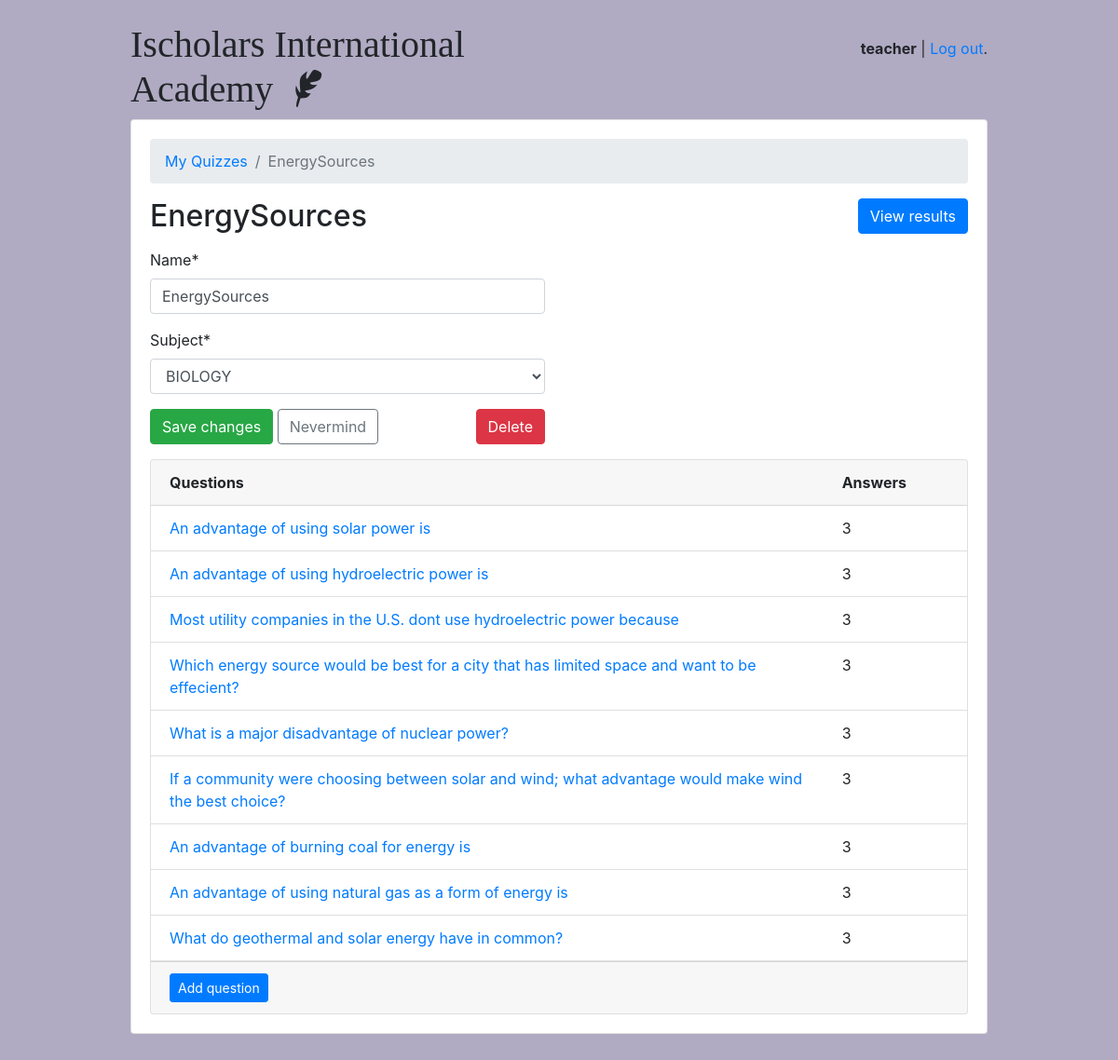
The page /teachers/quiz/2/ (signed in) on the database its author committed.
### classroom/models.py (models this page shows, shortened)
class User(AbstractUser):
    is_student = models.BooleanField(default=False)
    is_teacher = models.BooleanField(default=False)

class Quiz(models.Model):
    owner = models.ForeignKey(User, on_delete=models.CASCADE, related_name='quizzes')
    name = models.CharField(max_length=255)
    subject = models.ForeignKey(Subject, on_delete=models.CASCADE, related_name='quizzes')
    instructions = HTMLField(null = True,blank=True)
    passage = HTMLField(null = True,blank=True)

class Subject(models.Model):
    name = models.CharField(max_length=30)
    color = models.CharField(max_length=7, default='#007bff')
    def __str__(self):
        return self.name

class Question(models.Model):
    quiz = models.ForeignKey(Quiz, on_delete=models.CASCADE, related_name='questions')
    text = HTMLField('Question')
    instructions = HTMLField(null = True,blank=True)
    question_image = models.ImageField(upload_to="questionimages", blank=True)
    passage = HTMLField(null = True,blank=True)

### classroom/views/teachers.py (the view, shortened to what this page needs)
# urls.py: path('quiz/<int:pk>/', teachers.QuizUpdateView.as_view(), name='quiz_change'),
@method_decorator([login_required, teacher_required], name='dispatch')
class QuizUpdateView(UpdateView):
    model = Quiz
    fields = ('name', 'subject', )
    context_object_name = 'quiz'
    template_name = 'classroom/teachers/quiz_change_form.html'
    def get_context_data(self, **kwargs):
        kwargs['questions'] = self.get_object().questions.annotate(answers_count=Count('answers'))
        return super().get_context_data(**kwargs)
    def get_queryset(self):
        return self.request.user.quizzes.all()

### classroom/templates/classroom/teachers/quiz_change_form.html (shortened to what this page needs)
{% extends 'base.html' %}
{% load crispy_forms_tags %}
{% block content %}
  <nav aria-label="breadcrumb">
    <ol class="breadcrumb">
      <li class="breadcrumb-item"><a href="{% url 'teachers:quiz_change_list' %}">My Quizzes</a></li>
      <li class="breadcrumb-item active" aria-current="page">{{ quiz.name }}</li>
    </ol>
  </nav>
  <h2 class="mb-3">
    {{ quiz.name }}
    <a href="{% url 'teachers:quiz_results' quiz.pk %}" class="btn btn-primary float-right">View results</a>
  </h2>
  <div class="row mb-3">
    <div class="col-md-6 col-sm-8 col-12">
      <form method="post" novalidate>
        {{ form|crispy }}
        <button type="submit" class="btn btn-success">Save changes</button>
        <a href="{% url 'teachers:quiz_change_list' %}" class="btn btn-outline-secondary" role="button">Nevermind</a>
        <a href="{% url 'teachers:quiz_delete' quiz.pk %}" class="btn btn-danger float-right">Delete</a>
      </form>
    </div>
  </div>
  <div class="card">
    <div class="card-header">
      <div class="row">
        <div class="col-10">
          <strong>Questions</strong>
        </div>
        <div class="col-2">
          <strong>Answers</strong>
        </div>
      </div>
    </div>
    <div class="list-group list-group-flush list-group-formset">
      {% for question in questions %}
        <div class="list-group-item">
          <div class="row">
            <div class="col-10">
              <a href="{% url 'teachers:question_change' quiz.pk question.pk %}">{{ question.text | safe}}</a>
            </div>
            <div class="col-2">
              {{ question.answers_count }}
            </div>
          </div>
        </div>
      {% empty %}
        <div class="list-group-item text-center">
          <p class="text-muted font-italic mb-0">You haven't created any questions yet. Go ahead and <a href="{% url 'teachers:question_add' quiz.pk %}">add the first question</a>.</p>
        </div>
      {% endfor %}
    </div>
    <div class="card-footer">
      <a href="{% url 'teachers:question_add' quiz.pk %}" class="btn btn-primary btn-sm">Add question</a>
    </div>
  </div>
{% endblock %}

### templates/base.html (shortened to what this page needs)
{% load static %}<!doctype html>
<html lang="en">
  <head>
    <link rel="stylesheet" href="{% static 'css/bootstrap.min.css' %}">
    <link rel="stylesheet" type="text/css" href="{% static 'vendor/fontello-2f186091/css/fontello.css' %}">
    <link rel="stylesheet" type="text/css" href="{% static 'css/app.css' %}">
    {% if user.is_authenticated and user.is_teacher %}
      <link rel="stylesheet" type="text/css" href="{% static 'css/teachers.css' %}">
    {% else %}
      <link rel="stylesheet" type="text/css" href="{% static 'css/students.css' %}">
    {% endif %}
  </head>
  <body>
    <div class="container my-4">
      <div class="row justify-content-center">
        <div class="col-md-10 col-sm-12">
          <div class="row">
            <div class="col-6">
              <h1 class="logo">
                <a href="{% url 'home' %}">
                  Ischolars International Academy
                  {% if user.is_authenticated %}
                    {% if user.is_teacher %}
                      <span class="icon-feather" data-toggle="tooltip" data-placement="right" title="Teacher profile"></span>
                    {% else %}
                      <span class="icon-graduation-cap" data-toggle="tooltip" data-placement="right" title="Student profile"></span>
                    {% endif %}
                  {% endif %}
                </a>
              </h1>
            </div>
            <div class="col-6 text-right">
              {% if user.is_authenticated %}
                <p class="pt-3"><strong>{{ user.username }}{% if user.is_student %} - {{user.student.score}}{% endif %}</strong> | <a href="{% url 'logout' %}">Log out</a>.</p>
              {% else %}
                <a href="{% url 'login' %}" class="btn btn-light" role="button">Log in</a>
                <a href="{% url 'signup' %}" class="btn btn-primary" role="button">Sign up</a>
              {% endif %}
            </div>
          </div>
          <div class="card mb-3">
            <div class="card-body">
              {% block content %}
              {% endblock %}
            </div>
          </div>
        </div>
      </div>
    </div>
  </body>
</html>

### static/css/app.css (style rules this page uses)
.logo { font-family: 'Clicker Script', cursive; }
.logo a { color: #212529; text-decoration: none; }

### static/css/teachers.css (style rules this page uses)
body { background-color: #b0aac2; }

### rows shown on the page
User: username "teacher"
Quiz: name "EnergySources", subject "BIOLOGY"
Question: text "An advantage of using solar power is", answers_count "3"
Question: text "An advantage of using hydroelectric power is", answers_count "3"
Question: text "Most utility companies in the U.S. dont use hydroelectric power because", answers_count "3"
Question: text "Which energy source would be best for a city that has limited space and want to be effecient?", answers_count "3"
Question: text "What is a major disadvantage of nuclear power?", answers_count "3"
Question: text "If a community were choosing between solar and wind; what advantage would make wind the best choice?", answers_count "3"
Question: text "An advantage of burning coal for energy is", answers_count "3"
Question: text "An advantage of using natural gas as a form of energy is", answers_count "3"
Question: text "What do geothermal and solar energy have in common?", answers_count "3"
